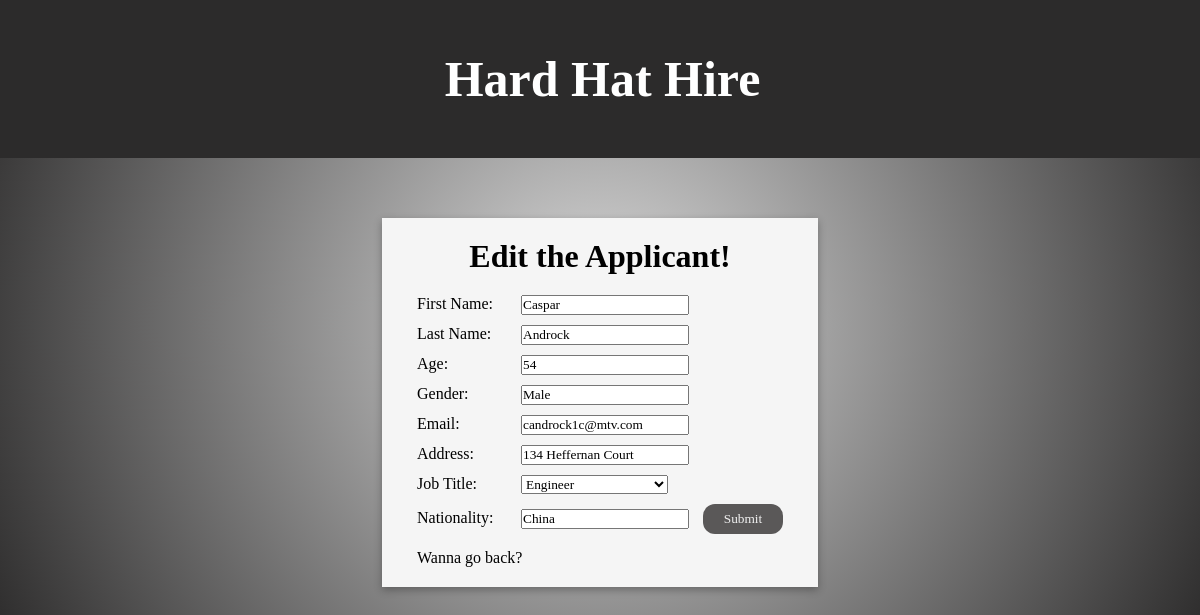
The app's page /edit.php?applicant_id=49 with its own data.
### tables this page shows
create table users_data (
	applicant_id INT AUTO_INCREMENT PRIMARY KEY,
	first_name VARCHAR(50),
	last_name VARCHAR(50),
  age INT,
	gender VARCHAR(50),
	email VARCHAR(50),
	address VARCHAR(250),
	job_title VARCHAR(50),
	nationality VARCHAR(50),
	date_added TIMESTAMP DEFAULT CURRENT_TIMESTAMP
);

### core/models.php (called while the page is built, shortened)
<?php
function getApplicantByID($pdo, $applicant_id)
{
  $sql = "SELECT * from users_data WHERE applicant_id = ?";
  $stmt = $pdo->prepare($sql);
  $executeQuery = $stmt->execute([$applicant_id]);
  if ($executeQuery) {
    return $stmt->fetch();
  }
}
?>

### edit.php (the view, shortened to what this page needs)
<?php require_once 'core/dbConfig.php'; ?>
<?php require_once 'core/models.php'; ?>
<!DOCTYPE html>
<html lang="en">
<head>
  <link rel="stylesheet" href="css/header.css">
  <link rel="stylesheet" href="css/insert.css">
</head>
<body>
  <div class="title">
    <h1>Hard Hat Hire</h1>
  </div>
  <?php $getApplicantByID = getApplicantByID($pdo, $_GET['applicant_id']); ?>
  <div class="form">
    <div class="items">
      <h1>Edit the Applicant!</h1>
      <form action="core/handleForms.php?applicant_id=<?php echo $_GET['applicant_id']; ?>" method="POST">
        <p>
          <label for="first_name">First Name:</label>
          <input type="text" name="first_name" value="<?php echo $getApplicantByID['first_name']; ?>" required>
        </p>
        <p>
          <label for="last_name">Last Name:</label>
          <input type="text" name="last_name" value="<?php echo $getApplicantByID['last_name']; ?>" required>
        </p>
        <p>
          <label for="age">Age:</label>
          <input type="number" name="age" value="<?php echo $getApplicantByID['age']; ?>" required>
        </p>
        <p>
          <label for="gender">Gender:</label>
          <input type="text" name="gender" value="<?php echo $getApplicantByID['gender']; ?>" required>
        </p>
        <p>
          <label for="email">Email:</label>
          <input type="email" name="email" value="<?php echo $getApplicantByID['email']; ?>" required>
        </p>
        <p>
          <label for="address">Address:</label>
          <input type="text" name="address" value="<?php echo $getApplicantByID['address']; ?>" required>
        </p>
        <p>
          <label for="job_title">Job Title:</label>
          <select name="job_title" required>
            <option value="Engineer" <?php if ($getApplicantByID['job_title'] == 'Engineer')
              echo 'selected'; ?>>Engineer
            </option>
          </select>
        </p>
        <p>
          <label for="nationality">Nationality:</label>
          <input type="text" name="nationality" value="<?php echo $getApplicantByID['nationality']; ?>" required>
          <input type="submit" name="editApplicantBtn" class="editApplicantBtn">
        </p>
      </form>
      <div class="prev"><a href="index.php" class="prevBtn">Wanna go back?</a></div>
    </div>
  </div>
</body>
</html>

### css/header.css (style rules this page uses)
.title { text-align: center; background-color: rgb(44, 43, 43); color: white; padding: 50px 50px 30px; }
.title h1 { font-size: 50px; padding-bottom: 20px; }

### css/insert.css (style rules this page uses)
* { font-family:'Trebuchet MS'; padding: 0; margin: 0; }
body { background: rgb(219,219,219); background: radial-gradient(circle, rgba(219,219,219,1) 0%, rgba(44,43,43,1) 100%); }
.form { display: flex; align-items: center; justify-content: center; padding-top: 30px; padding-bottom: 30px; }
.items { margin:30px; padding:20px; box-shadow: 0 3px 8px rgba(0, 0, 0, .3); border: 0px solid white; background-color: #f5f5f5; }
label { display: inline-block; width: 100px; }
h1 { display: flex; align-items: center; justify-content: center; padding-bottom: 15px; }
p { padding: 5px 15px; }
.insertApplicantBtn, .editApplicantBtn, .deleteApplicantBtn { margin-left: 10px; background-color: rgb(90, 88, 88); color: rgb(241, 241, 241); border: none; cursor: pointer; border-radius: 12px; width: 80px; height: 30px; }
.prev { margin-top: 10px; }
.prevBtn { text-decoration:none; color: black; border-radius: 12px; padding-left: 15px; }

### records on screen
users_data: first_name "Caspar", last_name "Androck", age "54", gender "Male", email "candrock1c@mtv.com", address "134 Heffernan Court", job_title "Engineer", nationality "China"
